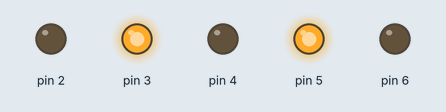
Simulated run of this sketch. Board: Arduino Nano, built with avr-gcc and run on an emulated ATmega328P. Shown: output pins drawn as LEDs (lit = HIGH). Random numbers use the default seed unless the sketch sets one; what the sketch prints to the serial monitor is not drawn.

Above: at 3.58 s.
At 9.06 s:
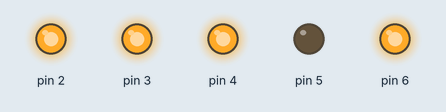
At 13.87 s:
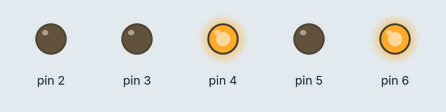
At 22.53 s:
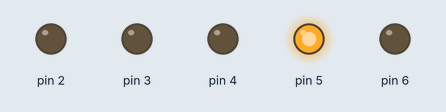
At 27.49 s:
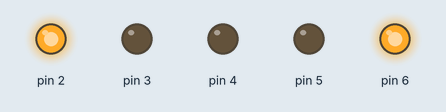
At 39.63 s:
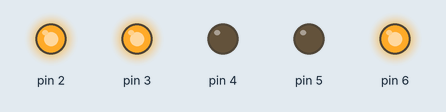
Timing chart, 0 to 40.0 s (numbered marks = the images above):
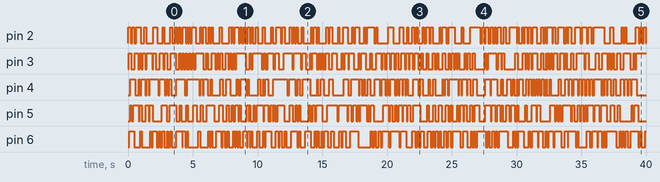

Measured:
- by itself, pin 2: LOW → HIGH at 0.00 s, → LOW 0.22 s later, → HIGH 0.12 s later, → LOW 0.15 s later, … (176 changes in this stretch)
- by itself, pin 3: LOW → HIGH at 0.05 s, → LOW 0.19 s later, → HIGH 0.27 s later, → LOW 0.28 s later, … (181 changes in this stretch)
- by itself, pin 5: LOW → HIGH at 0.18 s, → LOW 0.10 s later, → HIGH 0.14 s later, → LOW 0.40 s later, … (162 changes in this stretch)
- by itself, pin 6: LOW → HIGH at 0.11 s, → LOW 0.36 s later, → HIGH 0.49 s later, → LOW 0.11 s later, … (173 changes in this stretch)

The sketch:

Arduino-Flickering-Leds.ino
```cpp
const int ledStart = 2;//inclusive range for leds that we will randomly switch on and off
const int ledEnd = 6;
const int ledOffset = 3;//since arduino nano data pins start at 2

bool ledStates[ledEnd - ledStart + ledOffset];
bool builtInLedState = false;

void setup() {
  Serial.begin(9600);
  for(int i = ledStart; i <= ledEnd; i++){
    pinMode(i,OUTPUT);
  }
  int ledStatesLength = sizeof(ledStates) / sizeof(bool);
  Serial.print("Length of ledStates: ");
  Serial.println(ledStatesLength);
}

void loop() {
  for(int i = ledStart; i <= ledEnd; i++){
    int ran = random(2);
    if(ran != 0){
      ledStates[i] = !ledStates[i];
      digitalWrite(i,ledStates[i]);
    }
    delay(random(50));//random delay to make toggling more chaotic
  }
  builtInLedState = !builtInLedState;
  digitalWrite(LED_BUILTIN,builtInLedState);//toggle the built in led to have an indication for when a batch of leds is processed
}
```
